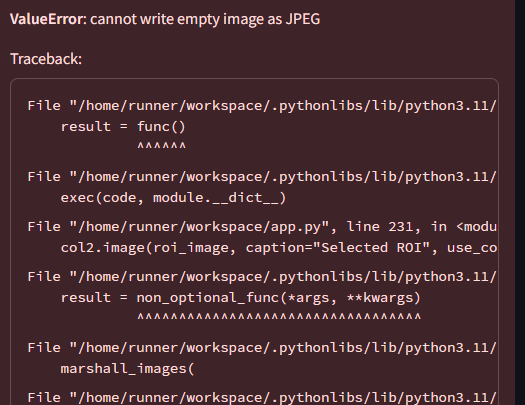
#> input picture image_1745406041546.png, 525 x 405 px
$ python -i image_processing.py   (imports and definitions only)
#> lines starting #> are read from the running program, lines starting #| are printed output that depends on the picture
import cv2
import numpy as np
from PIL import Image, ImageDraw
import streamlit as st

# Function to preprocess image for model input
# [139 lines left out: functions preprocess_image, extract_roi, highlight_areas, resize_image, not called in this run]

# Function to enhance image for better visibility
def enhance_image(image):
    """
    Enhance image for better visibility.

    Args:
        image (PIL.Image): Input image

    Returns:
        PIL.Image: Enhanced image
    """
    # Convert PIL image to numpy array
    img_array = np.array(image)

    # Convert to BGR for OpenCV
    img_cv = cv2.cvtColor(img_array, cv2.COLOR_RGB2BGR)
#> img_cv is the input picture: shape (405, 525, 3); mean B, G, R 50.2, 46.5, 72.9

    # Apply CLAHE (Contrast Limited Adaptive Histogram Equalization)
    lab = cv2.cvtColor(img_cv, cv2.COLOR_BGR2LAB)
#> lab: shape (405, 525, 3); mean of channels 0, 1, 2 56.2, 140.3, 131.2
    l, a, b = cv2.split(lab)
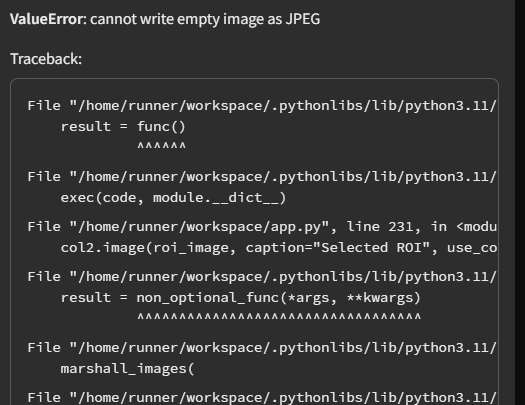
#> l: shape (405, 525); min 12, max 233, mean 56.2
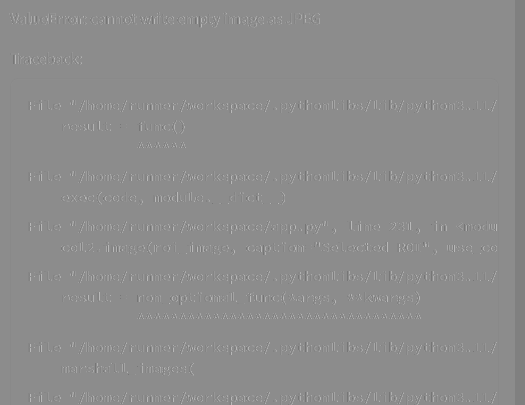
#> a: shape (405, 525); min 119, max 189, mean 140.3
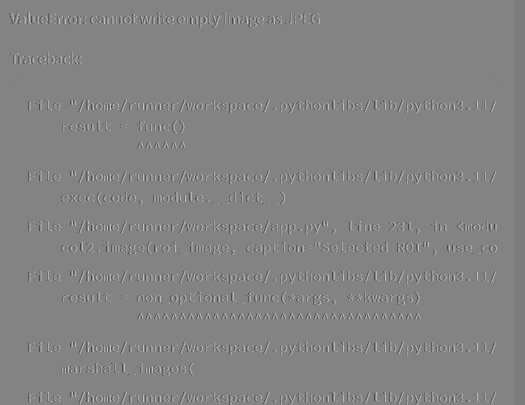
#> b: shape (405, 525); min 74, max 190, mean 131.2
    clahe = cv2.createCLAHE(clipLimit=3.0, tileGridSize=(8, 8))
    cl = clahe.apply(l)
    enhanced_lab = cv2.merge((cl, a, b))
#> enhanced_lab: shape (405, 525, 3); mean of channels 0, 1, 2 55.5, 140.3, 131.2
    enhanced_img = cv2.cvtColor(enhanced_lab, cv2.COLOR_LAB2BGR)

    # Convert back to RGB and then to PIL image
    enhanced_rgb = cv2.cvtColor(enhanced_img, cv2.COLOR_BGR2RGB)
    enhanced_pil = Image.fromarray(enhanced_rgb)

    return enhanced_pil

>>> import cv2
>>> picture = cv2.cvtColor(cv2.imread('image_1745406041546.png'), cv2.COLOR_BGR2RGB)
>>> result = enhance_image(picture)

$ run again, on image_1745406165989.png
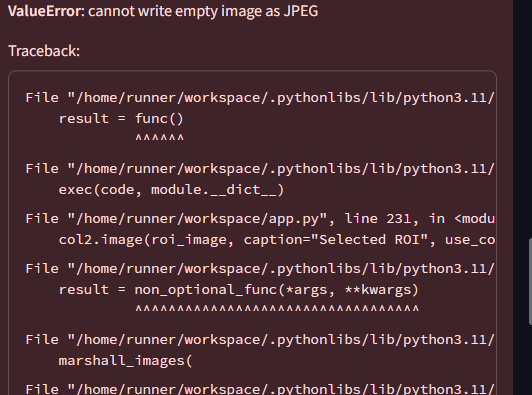
#> input picture image_1745406165989.png, 532 x 395 px
#> in enhance_image, img_cv is the input picture: shape (395, 532, 3); mean B, G, R 50.1, 46.4, 72.3
#> lab: shape (395, 532, 3); mean of channels 0, 1, 2 55.8, 140.1, 131
#> in enhance_image, `l, a, b = cv2.split(lab)`:
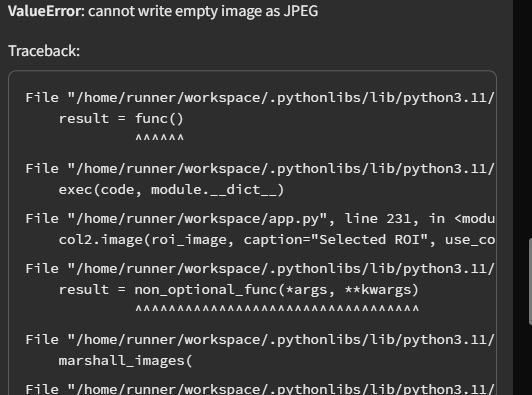
#> l: shape (395, 532); min 12, max 233, mean 55.8
#> in enhance_image, `l, a, b = cv2.split(lab)`:
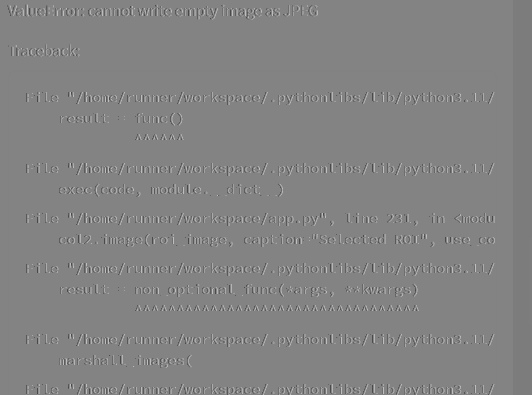
#> b: shape (395, 532); min 74, max 190, mean 131
#> enhanced_lab: shape (395, 532, 3); mean of channels 0, 1, 2 55, 140.1, 131

$ run again, on image_1745407215559.png
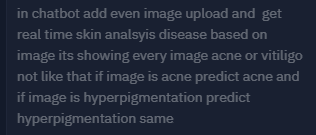
#> input picture image_1745407215559.png, 316 x 135 px
#> in enhance_image, img_cv is the input picture: shape (135, 316, 3); mean B, G, R 56.9, 40.7, 33.9
#> lab: shape (135, 316, 3); mean of channels 0, 1, 2 41.8, 130.6, 116.7
#> in enhance_image, `cl = clahe.apply(l)`:
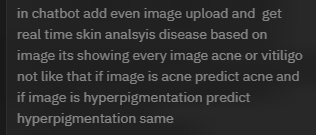
#> cl: shape (135, 316); min 25, max 139, mean 45.8
#> enhanced_lab: shape (135, 316, 3); mean of channels 0, 1, 2 45.8, 130.6, 116.7

$ run again, on image_1745407972059.png
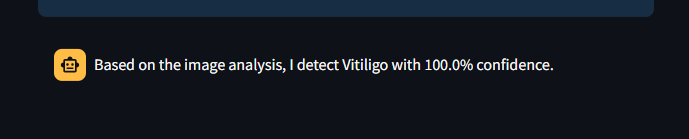
#> input picture image_1745407972059.png, 689 x 139 px
#> in enhance_image, img_cv is the input picture: shape (139, 689, 3); mean B, G, R 32.4, 25.8, 21.4
#> lab: shape (139, 689, 3); mean of channels 0, 1, 2 22.1, 128.2, 123.4
#> in enhance_image, `l, a, b = cv2.split(lab)`:
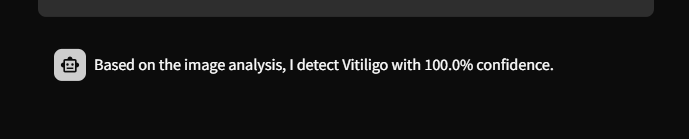
#> l: shape (139, 689); min 12, max 251, mean 22.1
#> in enhance_image, `l, a, b = cv2.split(lab)`:
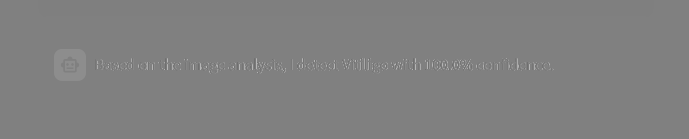
#> a: shape (139, 689); min 110, max 182, mean 128.2
#> enhanced_lab: shape (139, 689, 3); mean of channels 0, 1, 2 26, 128.2, 123.4
